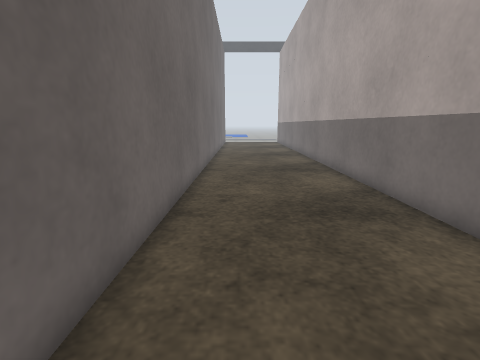
[1] (above)

21 first-person views from a walk through a robot-simulator world made for Gazebo. The camera is 0.57 m above the floor, tilts 12° down and sees 85° across. Floor lines are 1 m apart. The floor is counted in squares, 0.25 m on a side. Each view is taken from the middle of a square. On the plan, view 1 faces up. The plan holds only what a view shows up to about 17 squares ahead; the rest is blank. The place goes on beyond the plan. Some surface patterns are stand-ins.

[2]
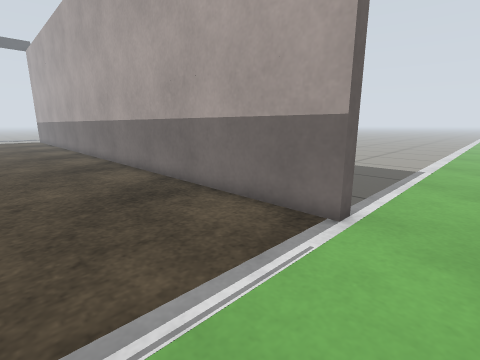

[3]
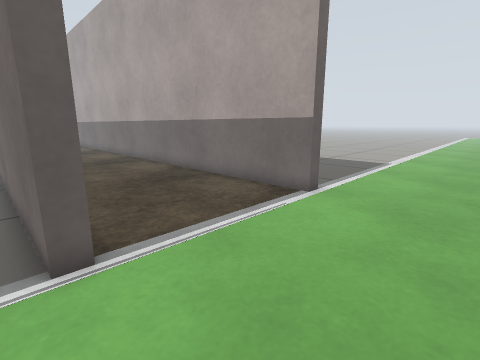

[4]
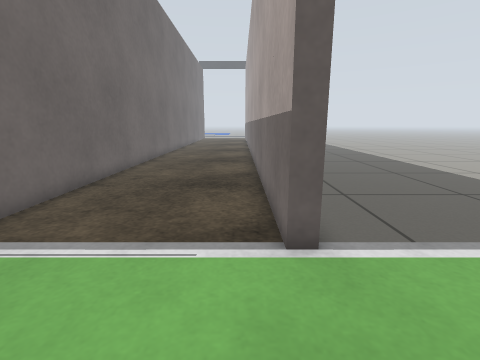

[5]
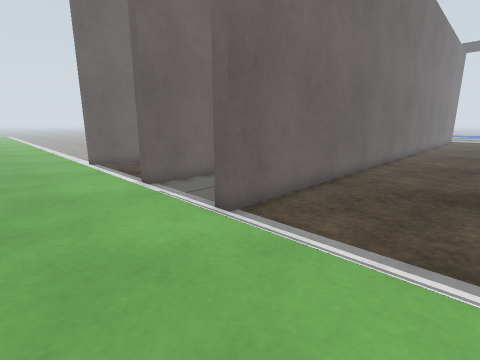

[6]
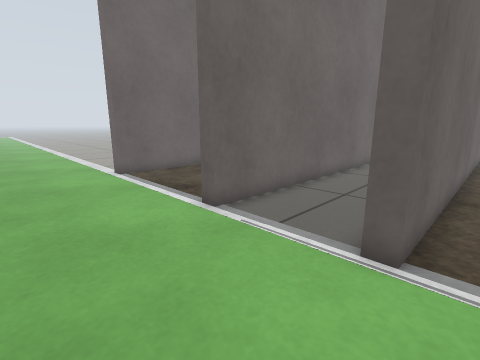

[7]
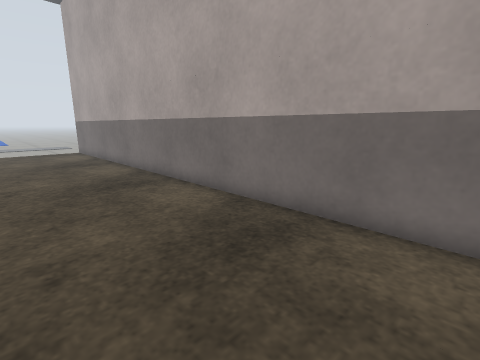

[8]
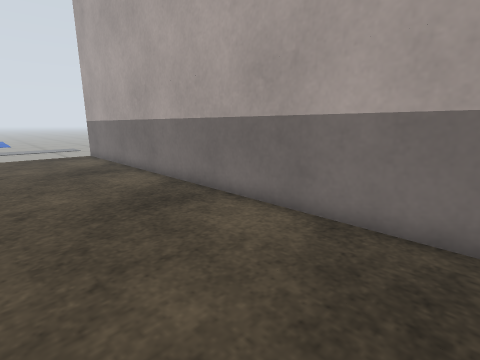

[9]
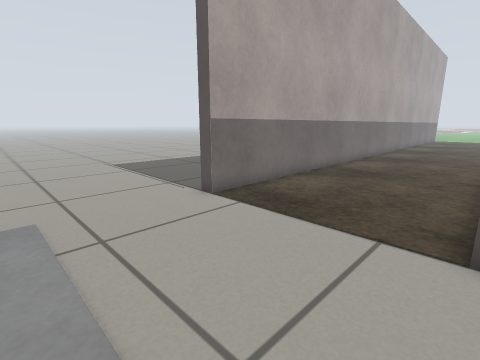

[10]
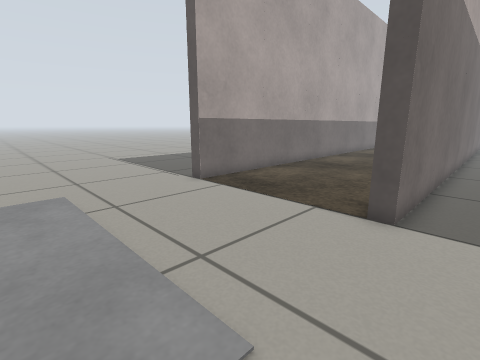

[11]
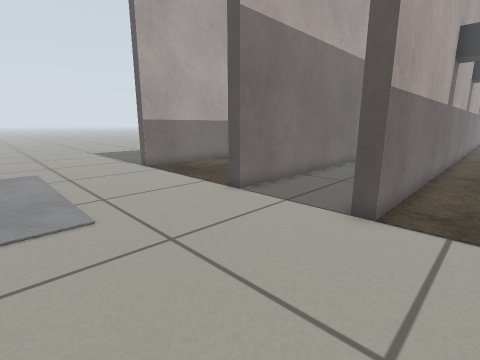

[12]
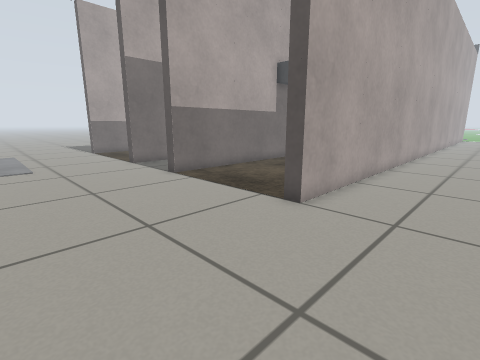

[13]
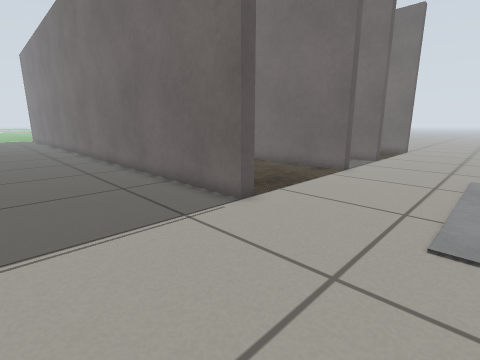

[14]
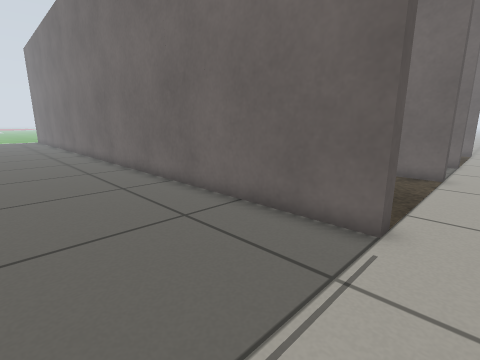

[15]
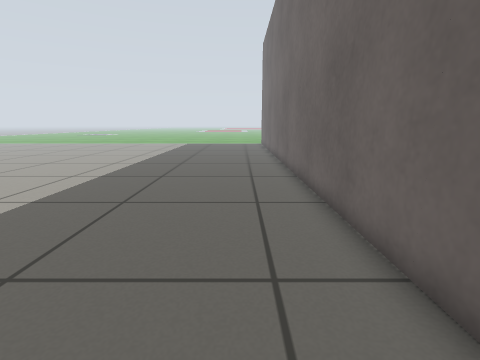

[16]
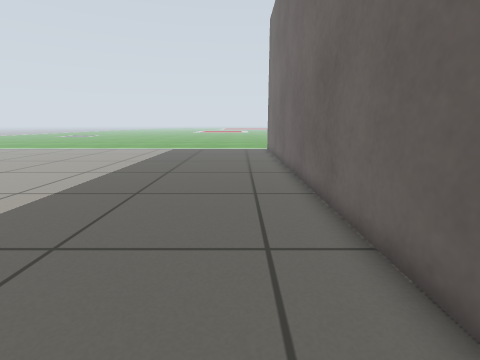

[17]
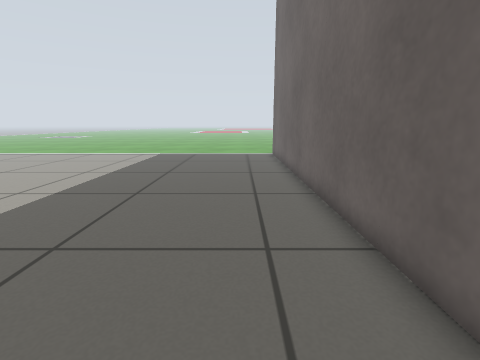

[18]
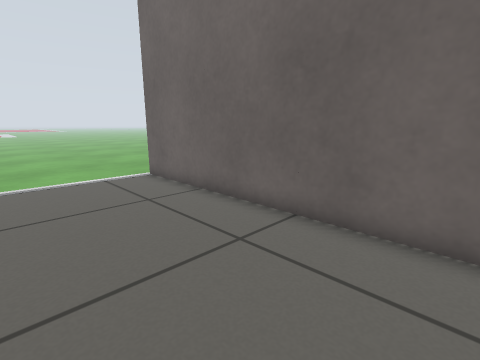

[19]
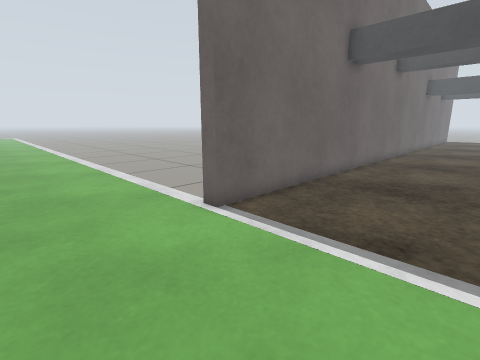

[20]
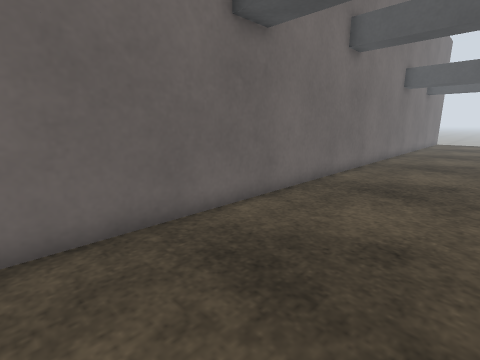

[21]
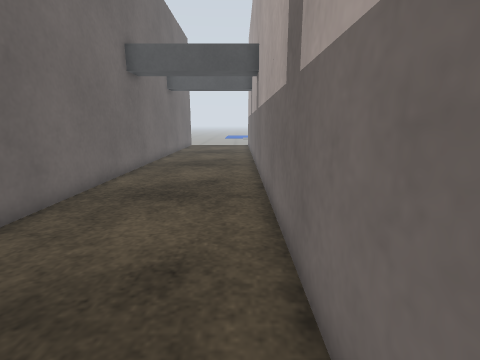

### Floor plan
Points are (right, up) in squares from view 1. A wall is a line through its corners. A room is listed if a view was taken in it or the views show most of it. See-through windows are left out.
Room 1 (views 1, 2, 3, 4, 5, 6, 7, 8, 9, 10, 11, 12, 13, 14, 15, 16, 17, 18, 19, 20, 21)
walls: (-1.9, 17.2) (-1.9, -5.5) (-2.5, -5.5) (-2.5, 3.4); (-2.5, 17.9) (-2.5, 34.5) (-1.9, 34.5) (-1.9, 28.4); (-6.5, 6.6) (-6.5, -5.5) (-7.1, -5.5); (-7.1, 5.8) (-7.1, 34.5) (-6.5, 34.5) (-6.5, 32.9); (-14, 20.2) (-14, 34.5) (-13.4, 34.5); (-13.4, 22.5) (-13.4, -5.5) (-14.1, -5.5); (4.9, 34.5) (5.5, 34.5) (5.5, -5.5) (4.9, -5.5) (4.9, 34.5)

Where each view was taken, in squares from view 1:
view 1: 0 up, 0 right, facing up
view 2: 8 down, 1 left, facing up-right
view 3: 10 down, 3 left, facing up-right
view 4: 10 down, 4 right, facing up
view 5: 10 down, 3 right, facing up-left
view 6: 10 down, 1 left, facing up-left
view 7: 10 up, 1 left, facing up-right
view 8: 13 up, 1 left, facing up-right
view 9: 40 up, 2 left, facing down-right
view 10: 41 up, 4 left, facing down-right
view 11: 41 up, 9 left, facing down-right
view 12: 41 up, 18 left, facing down-right
view 13: 40 up, 11 right, facing down-left
view 14: 36 up, 11 right, facing down-left
view 15: 26 up, 8 right, facing down
view 16: 19 up, 8 right, facing down
view 17: 15 up, 8 right, facing down
view 18: 6 up, 11 right, facing down-left
view 19: 10 down, 8 left, facing up-left
view 20: 3 down, 8 left, facing up-left
view 21: 5 up, 8 left, facing up
